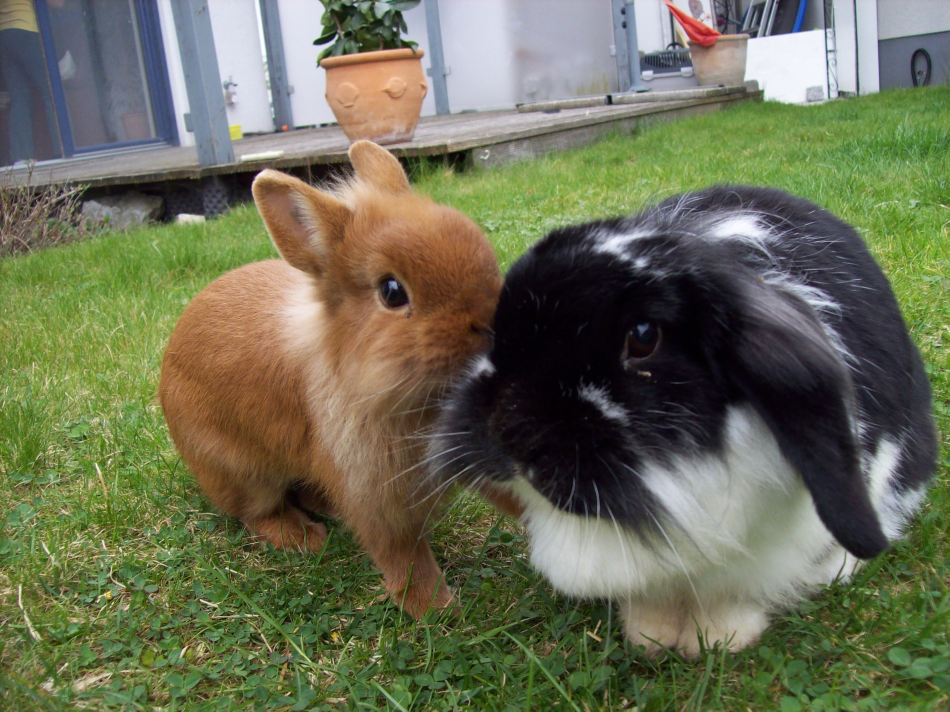
#> input picture photos/kaninchen1.JPG, 2848 x 2134 px, found by its file name (shown at 1/3 size)
$ python rescale.py
#> lines starting #> are read from the running program, lines starting #| are printed output that depends on the picture
import cv2 as cv

img =cv.imread('photos/kaninchen1.jpg')
#> img is the input picture: shape (2134, 2848, 3); mean B, G, R 85.2, 110.1, 107.5
# cv.namedWindow('kaninchen1', cv.WINDOW_NORMAL)  #Passt anzeigegröße an bildschirmgröße des laptops an (FUNKTIONIERT NOCH NICHT!!)
# cv.resizeWindow('kaninchen1', 800, 600) # -> Passt nur Anzeigegröße des Bildes an ohne Pixelanzahl zu verändern (FUNKTIONIERT NOCH NICHT!!)
# cv.imshow('kaninchen1', img)

def rescaleFrame(frame, scale=0.2):
#> called with scale = 0.2
    width = int(frame.shape[1] * scale)
#> width = 569
    height = int(frame.shape[0] * scale)
#> height = 426
    dimensions = (width, height)
#> dimensions = (569, 426)

    return cv.resize(frame, dimensions, interpolation=cv.INTER_AREA)
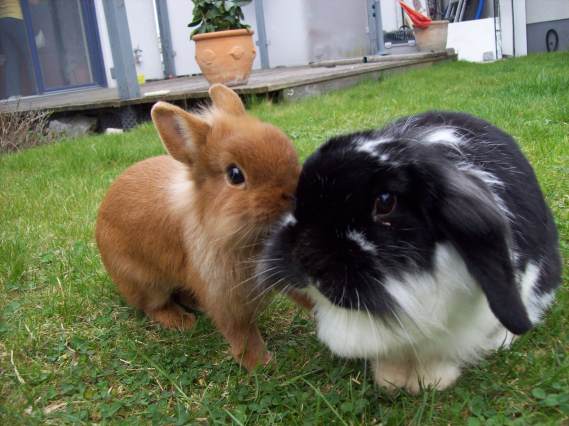
#> returned value: shape (426, 569, 3); mean of channels 0, 1, 2 85.2, 110.1, 107.5; drawn as B, G, R


resized_image = rescaleFrame(img)
cv.imshow('popupwindowname', resized_image)

cv.waitKey(0)

$ run again, with photos/kaninchen2.JPG copied over photos/kaninchen1.JPG
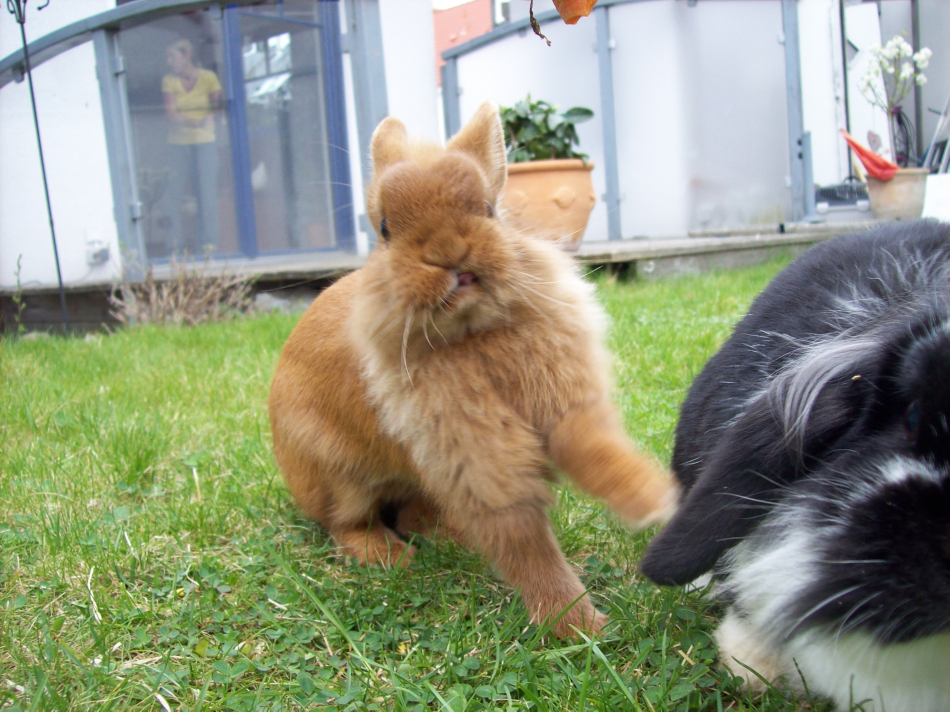
#> input picture photos/kaninchen2.JPG, 2848 x 2134 px, found by its file name (shown at 1/3 size)
#> img is the input picture: shape (2134, 2848, 3); mean B, G, R 126.9, 149.4, 144.8
#> in rescaleFrame, `return cv.resize(frame, dimensions, interpolation=cv.INTER_AREA)`:
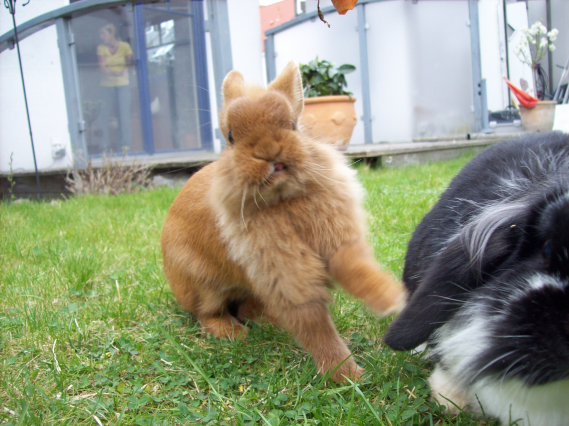
#> returned value: shape (426, 569, 3); mean of channels 0, 1, 2 126.9, 149.4, 144.8; drawn as B, G, R

$ run again, with photos/kaninchen3.JPG copied over photos/kaninchen1.JPG
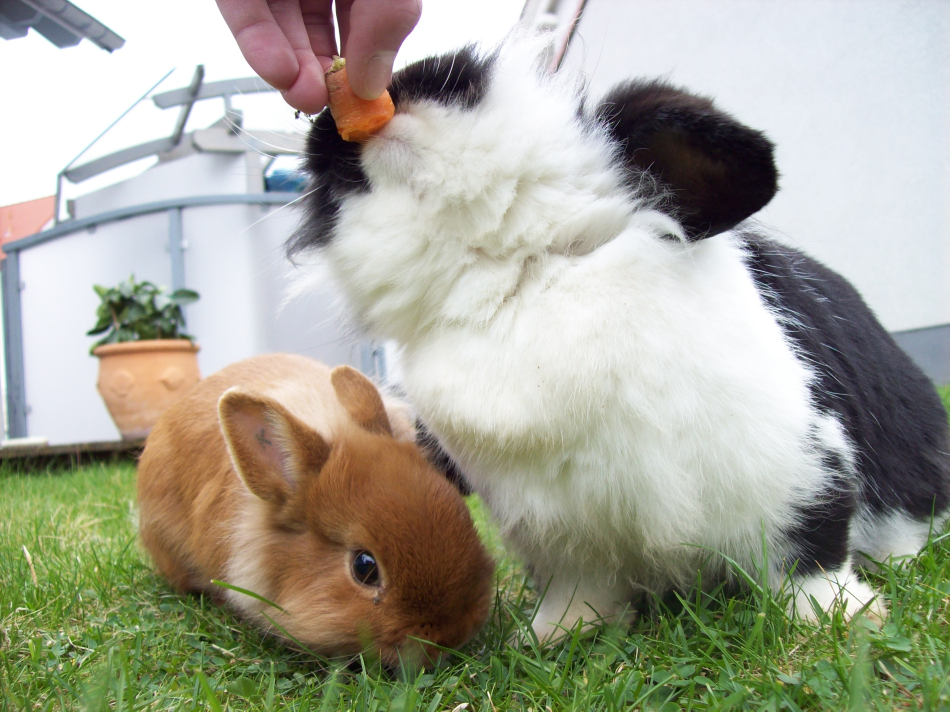
#> input picture photos/kaninchen3.JPG, 2848 x 2134 px, found by its file name (shown at 1/3 size)
#> img is the input picture: shape (2134, 2848, 3); mean B, G, R 150.2, 164.9, 164.9
#> in rescaleFrame, `return cv.resize(frame, dimensions, interpolation=cv.INTER_AREA)`:
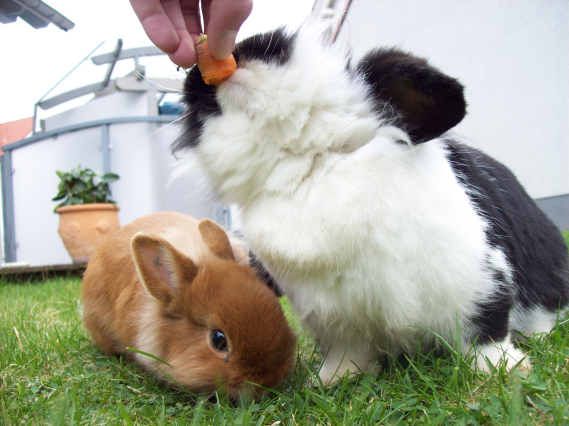
#> returned value: shape (426, 569, 3); mean of channels 0, 1, 2 150.2, 164.9, 164.9; drawn as B, G, R

$ run again, with photos/kaninchen4.JPG copied over photos/kaninchen1.JPG
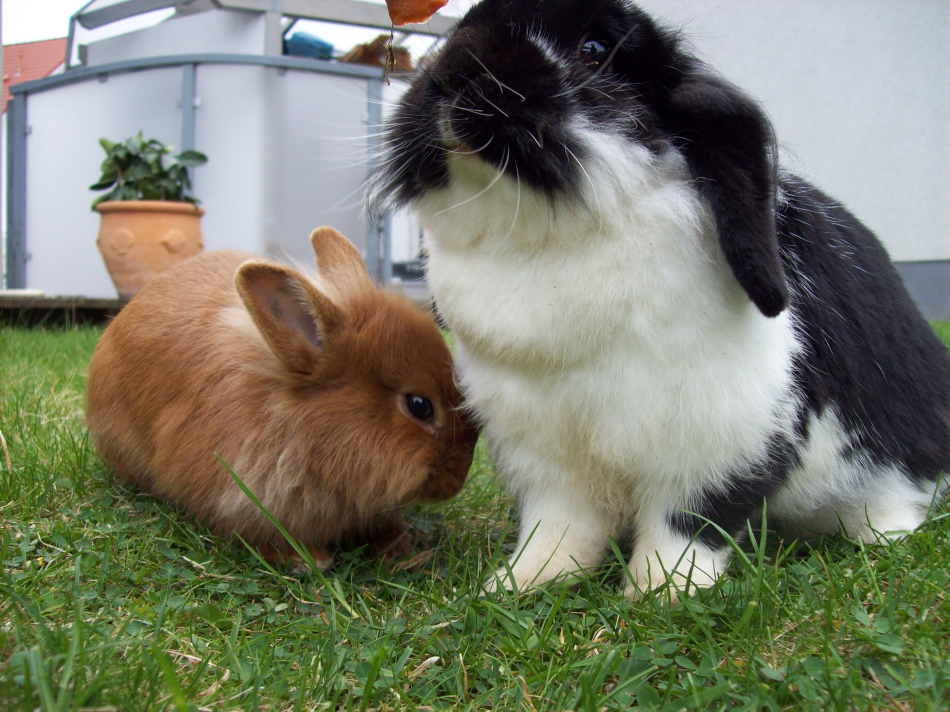
#> input picture photos/kaninchen4.JPG, 2848 x 2134 px, found by its file name (shown at 1/3 size)
#> img is the input picture: shape (2134, 2848, 3); mean B, G, R 105.5, 123.2, 120.7
#> in rescaleFrame, `return cv.resize(frame, dimensions, interpolation=cv.INTER_AREA)`:
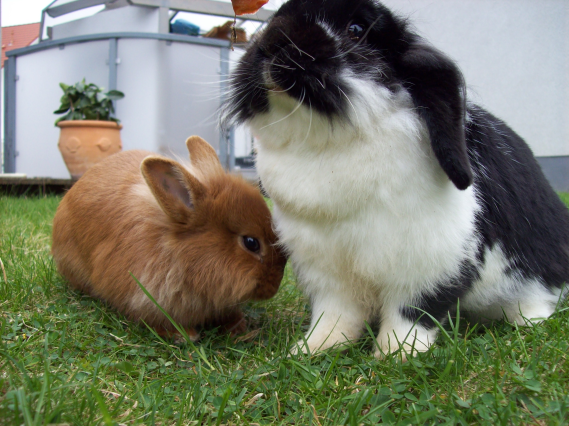
#> returned value: shape (426, 569, 3); mean of channels 0, 1, 2 105.5, 123.2, 120.7; drawn as B, G, R
